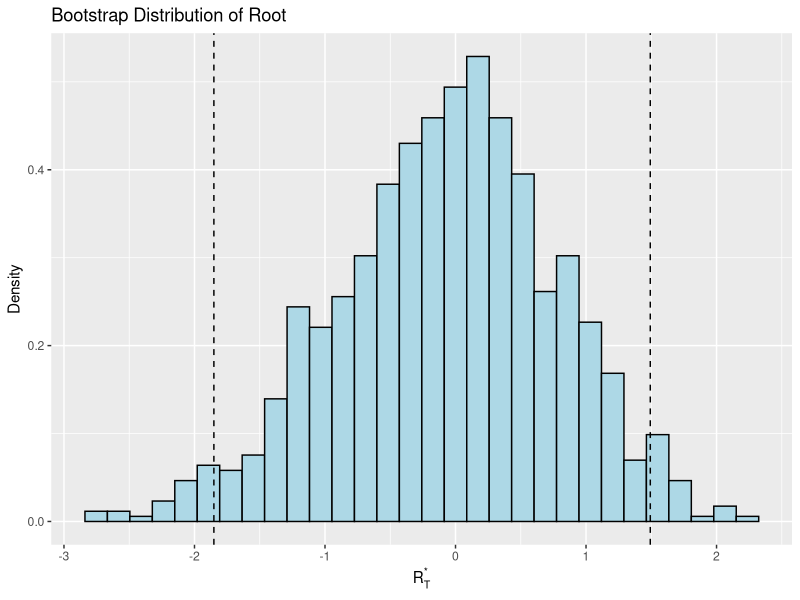

Write the R code that produced this figure.
## =====================================================
## 1. Preliminaries and setup
## =====================================================

rm(list = ls())              # Clear workspace
set.seed(123)                # Reproducibility (bootstrap seed)

# Optional: set working directory to current script location (RStudio)
if (requireNamespace("rstudioapi", quietly = TRUE) && rstudioapi::isAvailable()) {
  setwd(dirname(rstudioapi::getActiveDocumentContext()$path))
}

## =====================================================
## 2. Load packages
## =====================================================

# install.packages("ggplot2") # run once if needed

library(ggplot2)

## =====================================================
## 3. Simulation / bootstrap design
## =====================================================

T  <- 200   # Sample size
phi <- 0.6  # True AR(1) coefficient
sigma <- 1  # Std dev of white noise
S  <- 1000  # Number of bootstrap replications

## =====================================================
## 4. Generate AR(1) data and estimate phi_hat
## =====================================================

# Generate AR(1) data: y_t = phi * y_{t-1} + eps_t
y   <- numeric(T)
eps <- rnorm(T, mean = 0, sd = sigma)

y[1] <- eps[1]
for (t in 2:T) {
  y[t] <- phi * y[t - 1] + eps[t]
}

# OLS estimate of phi from regression y_t on y_{t-1}
y_lag     <- y[-T]
y_current <- y[-1]

phi_hat <- sum(y_current * y_lag) / sum(y_lag^2)

## =====================================================
## 5. Residuals and bootstrap setup
## =====================================================

# Step 2: Compute residuals from the fitted AR(1)
residuals <- y_current - phi_hat * y_lag

# Step 3: Recenter residuals
res_centered <- residuals - mean(residuals)

# Storage for bootstrap roots R_T^*
RT_star <- numeric(S)

## =====================================================
## 6. Bootstrap loop
## =====================================================

for (s in 1:S) {
  # Step 4: Resample residuals with replacement
  eps_star <- sample(res_centered, T, replace = TRUE)

  # Step 5: Generate bootstrap series using phi_hat
  y_star      <- numeric(T)
  y_star[1]   <- 0
  for (t in 2:T) {
    y_star[t] <- phi_hat * y_star[t - 1] + eps_star[t]
  }

  # Step 6: Estimate phi_star from bootstrap series
  y_star_lag     <- y_star[-T]
  y_star_current <- y_star[-1]
  phi_star <- sum(y_star_current * y_star_lag) / sum(y_star_lag^2)

  # Step 7: Compute bootstrap root
  RT_star[s] <- sqrt(T) * (phi_star - phi_hat)
}

## =====================================================
## 7. Bootstrap summary statistics
## =====================================================

# Basic summaries
RT_mean   <- mean(RT_star)
RT_sd     <- sd(RT_star)
RT_q025   <- quantile(RT_star, 0.025)
RT_q975   <- quantile(RT_star, 0.975)

cat("Mean of R_T^*:", RT_mean, "\n")
cat("SD of R_T^*  :", RT_sd,   "\n")
cat("2.5% quantile:", RT_q025, "\n")
cat("97.5% quantile:", RT_q975, "\n")

## =====================================================
## 8. ggplot2 visualization of bootstrap distribution
## =====================================================

df_boot <- data.frame(RT_star = RT_star)

q_low  <- RT_q025
q_high <- RT_q975

p_boot <- ggplot(df_boot, aes(x = RT_star)) +
  geom_histogram(aes(y = after_stat(density)),
                 bins = 30,
                 fill = "lightblue",  # light blue bins
                 color = "black") +   # optional: black borders
  geom_vline(xintercept = c(q_low, q_high), linetype = "dashed") +
  labs(
    title = "Bootstrap Distribution of Root",
    x     = expression(R[T]^"*"),
    y     = "Density"
  )

print(p_boot)

# Optional: save figure (6 x 4 inches, 300 dpi)
ggsave(filename = "bootstrap-root-dist.png", plot = p_boot,
       width = 6, height = 4, dpi = 300)
